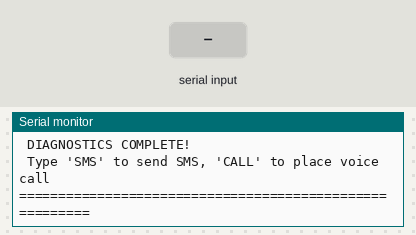
A sketch run on a simulated ESP32. Parts: the last lines printed to the serial monitor. Inputs (shaded band) come from the test bench. The modem accepts every AT command (registered, SIM ready, sends succeed) and sends nothing else.

Above: at 18.4 s.
18.5 s: "OK\n" received over Serial
At 19.4 s:
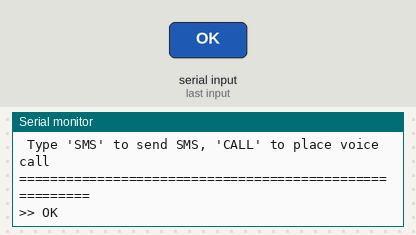
20.0 s: "OK\n" received over the second serial link
At 22.2 s:
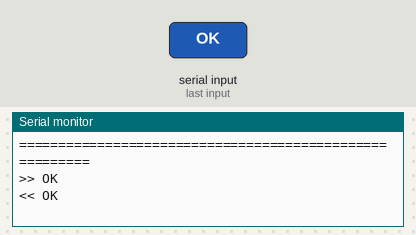
22.5 s: "SMS\n" received over Serial
At 23.8 s:
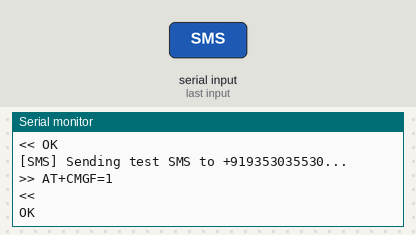
24.0 s: "SMS\n" received over the second serial link
26.0 s: "CALL\n" received over Serial
At 27.5 s:
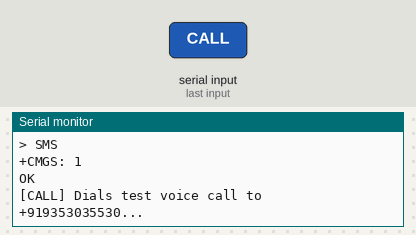

The sketch:

03_sim800l_at_test.ino
```cpp
/*
 * =========================================================================================
 * TEST SKETCH 03: SIM800L COMPLETE HARDWARE AND NETWORK DIAGNOSTIC TEST
 *
 * Pins:
 * SIM800L TXD -> ESP32 GPIO 18 (ESP32 RX1)
 * SIM800L RXD -> ESP32 GPIO 19 (ESP32 TX1)
 * SIM800L VCC -> External 3.7V - 4.2V (>2A peak current)
 * SIM800L GND -> ESP32 GND (Common Ground)
 * =========================================================================================
 */

#include <HardwareSerial.h>

#define SIM800_RX_PIN 18
#define SIM800_TX_PIN 19
const char* TARGET_PHONE = "+919353035530";

HardwareSerial simSerial(1);

String sendAT(String cmd, unsigned long timeout = 2500) {
  String response = "";
  Serial.print(">> " + cmd + "\n");
  while (simSerial.available()) simSerial.read();
  simSerial.println(cmd);
  unsigned long start = millis();
  while (millis() - start < timeout) {
    while (simSerial.available()) {
      char c = simSerial.read();
      response += c;
    }
  }
  Serial.print("<< " + response + "\n");
  return response;
}

void setup() {
  Serial.begin(115200);
  delay(1500);
  Serial.println("\n========================================================");
  Serial.println(" ESP32 SIM800L DIAGNOSTIC AND CALL / SMS TEST");
  Serial.println("========================================================");

  Serial.println("[STEP 1] Testing SIM800L at 115200 baud...");
  simSerial.begin(115200, SERIAL_8N1, SIM800_RX_PIN, SIM800_TX_PIN);
  delay(500);

  bool connected = false;
  for (int i = 0; i < 3; i++) {
    simSerial.println("AT");
    delay(200);
    String r = "";
    while (simSerial.available()) r += (char)simSerial.read();
    if (r.indexOf("OK") != -1) {
      connected = true;
      Serial.println("✔ SIM800L Responded OK at 115200 baud!");
      break;
    }
  }

  if (!connected) {
    Serial.println("[STEP 1b] Testing SIM800L at 9600 baud...");
    simSerial.end();
    delay(100);
    simSerial.begin(9600, SERIAL_8N1, SIM800_RX_PIN, SIM800_TX_PIN);
    delay(500);
    for (int i = 0; i < 3; i++) {
      simSerial.println("AT");
      delay(200);
      String r = "";
      while (simSerial.available()) r += (char)simSerial.read();
      if (r.indexOf("OK") != -1) {
        connected = true;
        Serial.println("✔ SIM800L Responded OK at 9600 baud!");
        break;
      }
    }
  }

  if (!connected) {
    Serial.println("\n❌ SIM800L is not responding to AT commands.");
    Serial.println("1. Ensure SIM800L GND is connected to ESP32 GND.");
    Serial.println("2. Ensure SIM800L TXD -> GPIO 18, RXD -> GPIO 19.");
    Serial.println("3. If using EVB board, connect VDD pin to ESP32 3.3V.");
    Serial.println("4. Ensure SIM800L has 3.7V - 4.2V power.\n");
    return;
  }

  Serial.println("\n[STEP 2] Running SIM and Network Diagnostics...");
  sendAT("ATE0");
  sendAT("AT+CPIN?");
  sendAT("AT+CSQ");
  sendAT("AT+CREG?");
  sendAT("AT+COPS?");
  sendAT("AT+CBC");

  Serial.println("\n========================================================");
  Serial.println(" DIAGNOSTICS COMPLETE!");
  Serial.println(" Type 'SMS' to send SMS, 'CALL' to place voice call");
  Serial.println("========================================================\n");
}

void loop() {
  if (Serial.available()) {
    String cmd = Serial.readStringUntil('\n');
    cmd.trim();
    if (cmd.equalsIgnoreCase("SMS")) {
      Serial.println("\n[SMS] Sending test SMS to " + String(TARGET_PHONE) + "...");
      sendAT("AT+CMGF=1", 800);
      simSerial.printf("AT+CMGS=\"%s\"\r\n", TARGET_PHONE);
      delay(800);
      simSerial.print("Test SMS from ESP32 SIM800L! Your Vi SIM is working perfectly!");
      delay(400);
      simSerial.write(26);
    } else if (cmd.equalsIgnoreCase("CALL")) {
      Serial.println("\n[CALL] Dials test voice call to " + String(TARGET_PHONE) + "...");
      simSerial.printf("ATD%s;\r\n", TARGET_PHONE);
      delay(15000);
      simSerial.println("ATH");
    } else if (cmd.length() > 0) {
      sendAT(cmd, 2500);
    }
  }
  while (simSerial.available()) {
    Serial.write(simSerial.read());
  }
}
```

Measured:
- after the input at 18.5 s, the serial monitor: prints a new line at once (image 1)
- after the input at 20.0 s, the serial monitor: prints a new line after 1.0 s (image 2)
- after the input at 22.5 s, the serial monitor: prints a new line at once (image 3)
- after the input at 26.0 s, the serial monitor: prints a new line at once (image 4)
